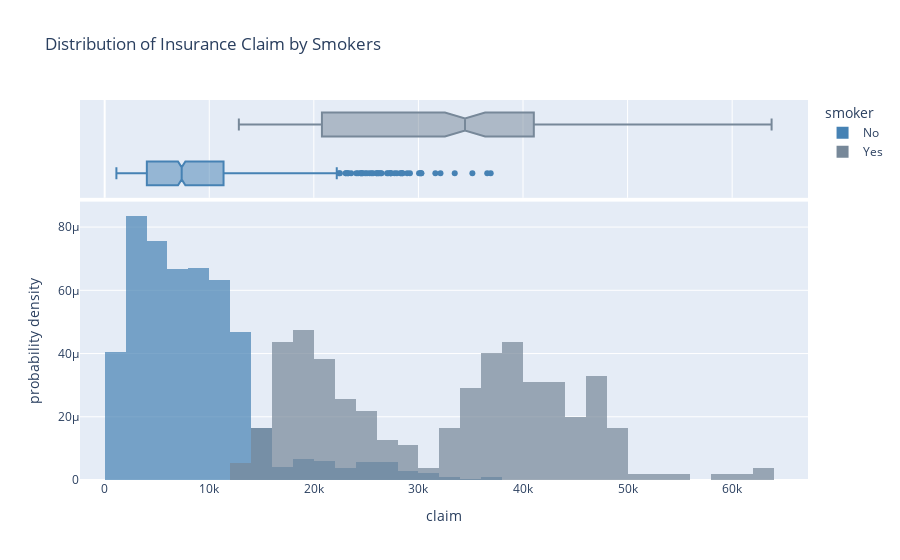

Write notebook code for a chart like this one.
### Code cell
import plotly.express as px

fig = px.histogram(health_ins, x='claim', color='smoker', opacity=0.7, barmode='overlay',
                   histnorm='probability density', marginal='box',
                   title="Distribution of Insurance Claim by Smokers",
                   color_discrete_sequence=['#4682B4','#778899'])

# Show the plot
fig.show()

### Figure 1 — Plotly figure (JSON) as saved in the notebook; plotly's stock layout.template omitted (floating-point values rounded to 4 significant figures; data arrays with more than 128 entries replaced by an {"elided": "..."} marker saying what was removed)
{"data": [{"alignmentgroup": "True", "bingroup": "x", "histnorm": "probability density", "hovertemplate": "smoker=No<br>claim=%{x}<br>probability density=%{y}<extra></extra>", "legendgroup": "No", "marker": {"color": "#4682B4", "opacity": 0.7, "pattern": {"shape": ""}}, "name": "No", "offsetgroup": "No", "orientation": "v", "showlegend": true, "type": "histogram", "x": {"elided": "1058 float values"}, "xaxis": "x", "yaxis": "y"}, {"alignmentgroup": "True", "hovertemplate": "smoker=No<br>claim=%{x}<extra></extra>", "legendgroup": "No", "marker": {"color": "#4682B4"}, "name": "No", "notched": true, "offsetgroup": "No", "showlegend": false, "type": "box", "x": {"elided": "1058 float values"}, "xaxis": "x2", "yaxis": "y2"}, {"alignmentgroup": "True", "bingroup": "x", "histnorm": "probability density", "hovertemplate": "smoker=Yes<br>claim=%{x}<br>probability density=%{y}<extra></extra>", "legendgroup": "Yes", "marker": {"color": "#778899", "opacity": 0.7, "pattern": {"shape": ""}}, "name": "Yes", "offsetgroup": "Yes", "orientation": "v", "showlegend": true, "type": "histogram", "x": {"elided": "274 float values"}, "xaxis": "x", "yaxis": "y"}, {"alignmentgroup": "True", "hovertemplate": "smoker=Yes<br>claim=%{x}<extra></extra>", "legendgroup": "Yes", "marker": {"color": "#778899"}, "name": "Yes", "notched": true, "offsetgroup": "Yes", "showlegend": false, "type": "box", "x": {"elided": "274 float values"}, "xaxis": "x2", "yaxis": "y2"}], "layout": {"autosize": true, "barmode": "overlay", "legend": {"title": {"text": "smoker"}, "tracegroupgap": 0}, "title": {"text": "Distribution of Insurance Claim by Smokers"}, "xaxis": {"anchor": "y", "autorange": true, "domain": [0, 1], "range": [-2359.0, 67250.0], "title": {"text": "claim"}, "type": "linear"}, "xaxis2": {"anchor": "y2", "autorange": true, "domain": [0, 1], "matches": "x", "range": [-2359.0, 67250.0], "showgrid": true, "showticklabels": false, "type": "linear"}, "yaxis": {"anchor": "x", "autorange": true, "domain": [0, 0.7326], "range": [0, 8.805e-05], "title": {"text": "probability density"}}, "yaxis2": {"anchor": "x2", "autorange": true, "domain": [0.7426, 1], "matches": "y2", "range": [-0.5, 1.5], "showgrid": false, "showline": false, "showticklabels": false, "ticks": "", "type": "category"}}}
